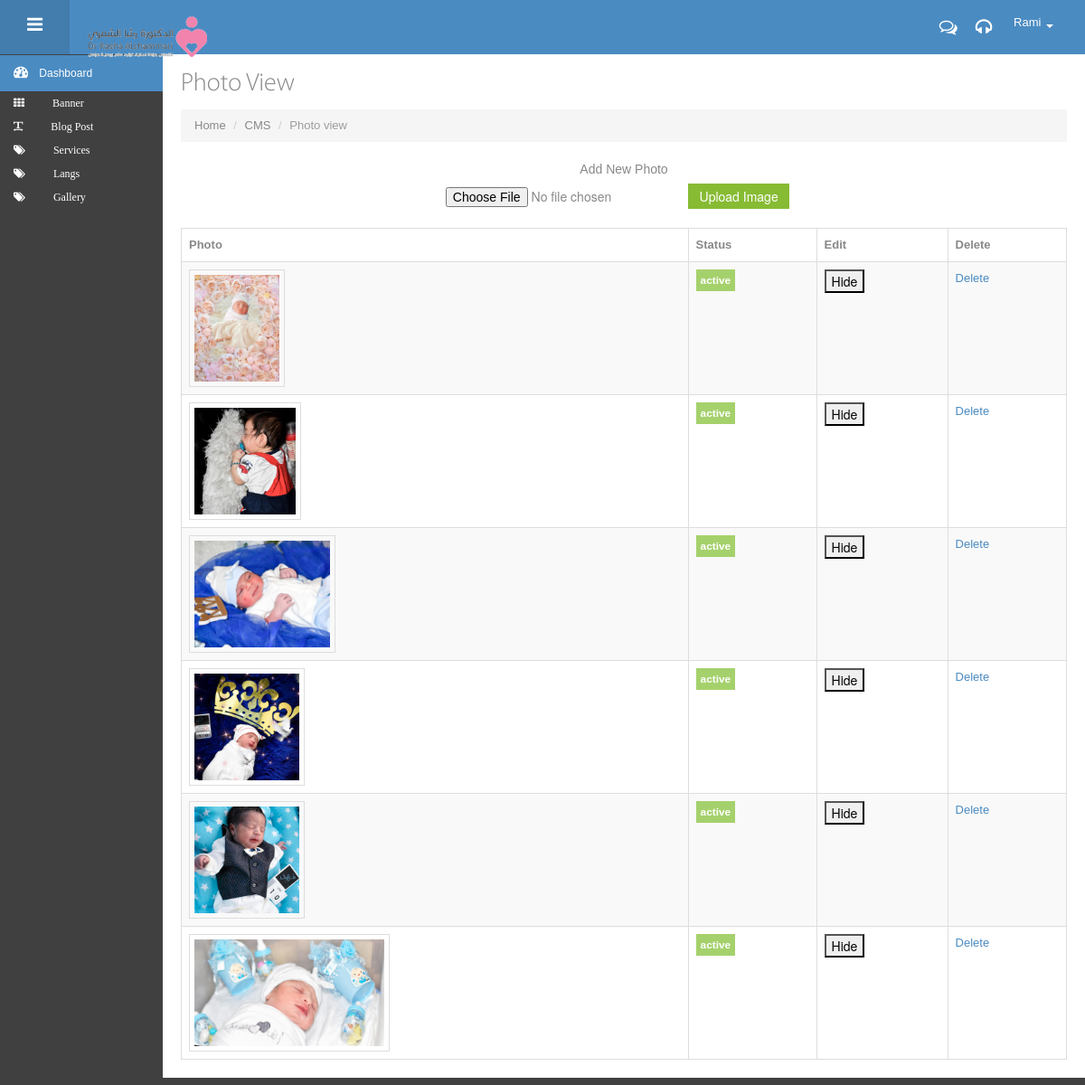
Page /rasha-cms/GalleryView.php (signed in) on the committed database.
### tables this page shows
CREATE TABLE `gallery` (
  `photo_id` int(11) NOT NULL,
  `display_order` int(11) NOT NULL,
  `photo_path` text NOT NULL,
  `is_active` tinyint(1) NOT NULL DEFAULT 1
);

### rasha-cms/GalleryView.php (the view, shortened to what this page needs)
<?php
require_once('config.php');
?>
<!DOCTYPE html>
 <html lang="en">
<head>
   <link href="assets/bootstrap/css/bootstrap.min.css" rel="stylesheet" />
   <link href="assets/bootstrap/css/bootstrap-responsive.min.css" rel="stylesheet" />
   <link href="assets/bootstrap/css/bootstrap-fileupload.css" rel="stylesheet" />
   <link href="assets/font-awesome/css/font-awesome.css" rel="stylesheet" />
   <link href="css/style.css" rel="stylesheet" />
   <link href="css/style-responsive.css" rel="stylesheet" />
   <link href="css/style-default.css" rel="stylesheet" id="style_color" />
</head>
<body class="fixed-top">
   <?php
        require('header.php');
   ?>
   <div id="container" class="row-fluid">
      <div class="sidebar-scroll">
        <div id="sidebar" class="nav-collapse collapse">
         <?php
         include('menu.php');
            ?>
      </div>
      </div>
      <div id="main-content">
         <div class="container-fluid">
            <div class="row-fluid">
               <div class="span12">
                   <h3 class="page-title">
                     Photo View
                   </h3>
                   <ul class="breadcrumb">
                       <li>
                           <a href="#">Home</a>
                           <span class="divider">/</span>
                       </li>
                       <li>
                           <a href="#">CMS </a>
                           <span class="divider">/</span>
                       </li>
                       <li class="active">
                           Photo view
                       </li>
                   </ul>
               </div>
            </div>
            <div class="clearfix">
                <form id="photo_form" name="photo_form">
                <div class="control-group" align="center">
                                    <label class="control-label">Add New Photo</label>
                                    <div class="controls">
                                        <input type="file" class="default"
                                                name="photo"
                                                id="photo">
<input type="button" value="Upload Image" class="btn btn-success" onclick="addData()"></input>  &nbsp; &nbsp;
                                    </div>
                                </div>
                    </form>
                                 </div>
                                 <table class="table table-striped table-hover table-bordered" id="editable-sample">
                                     <thead>
                                     <tr>
                                         <th>Photo</th>
                                         <th>Status</th>
                                         <th>Edit</th>
                                         <th>Delete</th>
                                     </tr>
                                     </thead>
                                     <tbody>
<?php
$q=mysqli_query($connection,"SELECT * FROM gallery ORDER BY display_order");
if(mysqli_num_rows($q)<1){
echo "No Photo Found!";
}else{
while($photo = mysqli_fetch_assoc($q)){
    if($photo['is_active']==1){$photoStatus = '<span class="label label-success">active</span>';}
    else {$photoStatus='<span class="label label-inverse">Not Active</span>';}
    echo '
    <tr class="center">
                                         <td><a target="_blank" href="../'.$photo['photo_path'].'">
                                         <img src="../'.$photo['photo_path'].'" alt="banner imge"
                                            class = "banner_img">
                                       </a></td>
                                         <td>'.$photoStatus.'</td>
                                         ';
                                         if($photo['is_active']==1){
                                             echo'
                                             <td> <input type="button" value="Hide" onclick="changeStatus('.$photo['photo_id'].',0)"></input>
                                             ';
                                         }else{
                                            echo'
                                            <td> <input type="button" value="Show" onclick="changeStatus('.$photo['photo_id'].',1)"></input>
                                            ';
                                         }
                                         echo'
                                         <td><a class="delete" href="javascript:" onclick="deleteImage('.$photo['photo_id'].')">Delete</a></td>
                                     </tr>
    ';
}
    }
 ?>
                                     </tbody>
                                 </table>
         </div>
      </div>
   </div>
</body>
</html>

### rasha-cms/css/style-responsive.css (style rules this page uses)
@media (min-width: 980px) { #sidebar { position: absolute; width: 180px; } }
@media (min-width: 980px) { #main-content { margin-top: 0px !important; } }
@media (min-width: 980px) { .fixed-top #main-content { margin-top: 20px; } }

### rasha-cms/css/style-default.css (style rules this page uses)
body { color: #888888; }
a, a:hover { text-shadow: none !important; color: #4a8bc2; }

### rasha-cms/GalleryView.php (style rules this page uses)
.banner_img { border: 1px solid #ddd; border-radius: 4px; padding: 5px; max-width: 210px; height: 118px; }

### rows in the picture
gallery: photo_path (picture), is_active "active"
gallery: photo_path (picture), is_active "active"
gallery: photo_path (picture), is_active "active"
gallery: photo_path (picture), is_active "active"
gallery: photo_path (picture), is_active "active"
gallery: photo_path (picture), is_active "active"

### other values in the picture
$_SESSION['username'] "Rami"
